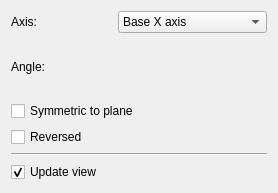
<?xml version="1.0" encoding="UTF-8"?>
<ui version="4.0">
 <class>PartDesignGui::TaskRevolutionParameters</class>
 <widget class="QWidget" name="PartDesignGui::TaskRevolutionParameters">
  <property name="geometry">
   <rect>
    <x>0</x>
    <y>0</y>
    <width>278</width>
    <height>193</height>
   </rect>
  </property>
  <property name="windowTitle">
   <string>Form</string>
  </property>
  <layout class="QVBoxLayout" name="verticalLayout">
   <item>
    <layout class="QHBoxLayout" name="horizontalLayout">
     <item>
      <widget class="QLabel" name="textLabel1">
       <property name="text">
        <string>Axis:</string>
       </property>
      </widget>
     </item>
     <item>
      <widget class="QComboBox" name="axis">
       <item>
        <property name="text">
         <string>Base X axis</string>
        </property>
       </item>
       <item>
        <property name="text">
         <string>Base Y axis</string>
        </property>
       </item>
       <item>
        <property name="text">
         <string>Base Z axis</string>
        </property>
       </item>
       <item>
        <property name="text">
         <string>Horizontal sketch axis</string>
        </property>
       </item>
       <item>
        <property name="text">
         <string>Vertical sketch axis</string>
        </property>
       </item>
       <item>
        <property name="text">
         <string>Select reference...</string>
        </property>
       </item>
      </widget>
     </item>
    </layout>
   </item>
   <item>
    <layout class="QHBoxLayout" name="horizontalLayout_3">
     <item>
      <widget class="QLabel" name="label">
       <property name="text">
        <string>Angle:</string>
       </property>
      </widget>
     </item>
     <item>
      <widget class="Gui::QuantitySpinBox" name="revolveAngle" native="true">
       <property name="unit" stdset="0">
        <string notr="true">deg</string>
       </property>
       <property name="minimum" stdset="0">
        <double>0.000000000000000</double>
       </property>
       <property name="maximum" stdset="0">
        <double>360.000000000000000</double>
       </property>
       <property name="singleStep" stdset="0">
        <double>10.000000000000000</double>
       </property>
       <property name="value" stdset="0">
        <double>360.000000000000000</double>
       </property>
      </widget>
     </item>
    </layout>
   </item>
   <item>
    <widget class="QCheckBox" name="checkBoxMidplane">
     <property name="enabled">
      <bool>true</bool>
     </property>
     <property name="text">
      <string>Symmetric to plane</string>
     </property>
    </widget>
   </item>
   <item>
    <widget class="QCheckBox" name="checkBoxReversed">
     <property name="text">
      <string>Reversed</string>
     </property>
    </widget>
   </item>
   <item>
    <widget class="Line" name="line">
     <property name="orientation">
      <enum>Qt::Horizontal</enum>
     </property>
    </widget>
   </item>
   <item>
    <widget class="QCheckBox" name="checkBoxUpdateView">
     <property name="text">
      <string>Update view</string>
     </property>
     <property name="checked">
      <bool>true</bool>
     </property>
    </widget>
   </item>
  </layout>
 </widget>
 <customwidgets>
  <customwidget>
   <class>Gui::QuantitySpinBox</class>
   <extends>QWidget</extends>
   <header>Gui/QuantitySpinBox.h</header>
  </customwidget>
 </customwidgets>
 <resources/>
 <connections/>
</ui>
